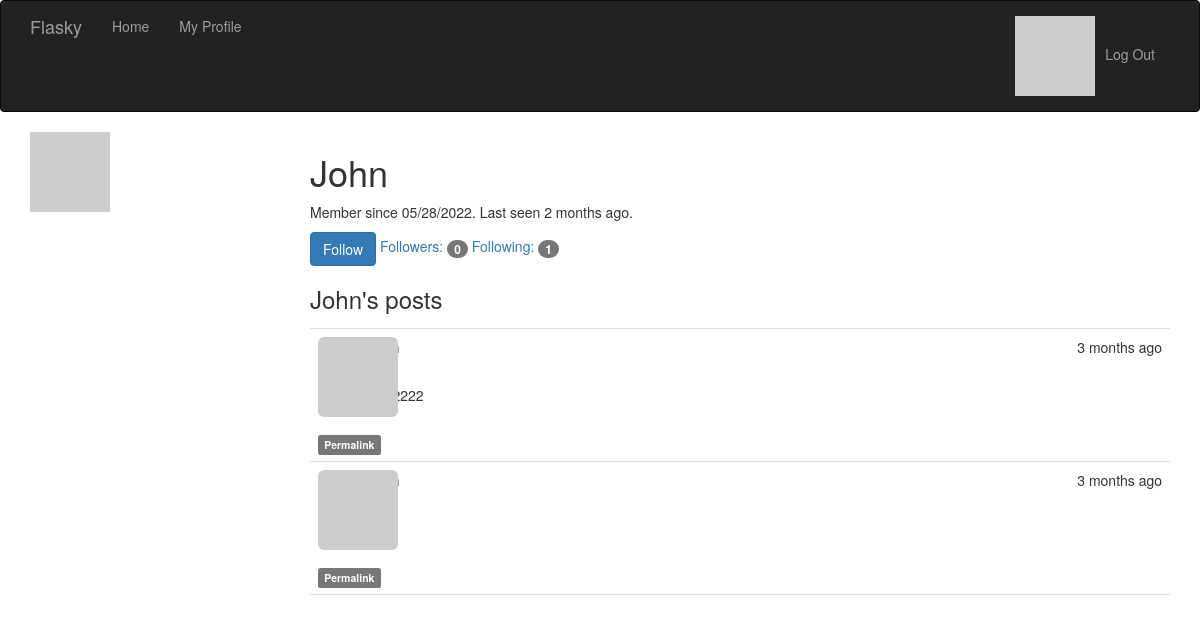
Screenshot of /user/John (signed in) with the database file from the repository.
### app/factories/__init__.py (models this page shows, shortened)
class GenericUser(User):
    __mapper_args__ = {
        "polymorphic_identity": "GenericUser",
    }

### app/models.py (models this page shows, shortened)
class Post(db.Model):
    __tablename__ = "posts"
    id = db.Column(db.Integer, primary_key=True)
    body = db.Column(db.Text)
    body_html = db.Column(db.Text)
    timestamp = db.Column(db.DateTime, index=True, default=datetime.utcnow)
    author_id = db.Column(db.Integer, db.ForeignKey('users.id'))
    comments: sqlalchemy.orm.Query = db.relationship('Comment',
                                foreign_keys = [Comment.post_id],
                                backref = db.backref('post', lazy = 'joined'),
                                lazy = 'dynamic',
                                cascade = 'all, delete-orphan')

### app/main/views.py (the view)
@main.route('/user/<username>')
def user(username):
    user = db.session.query(User).filter_by(username = username).first()
    if user is None:
        flash(f"User {username} not found")
        abort(404)
    posts = user.posts.order_by(Post.timestamp.desc()).all()
    return render_template("user.html", user = user, posts = posts)

### app/auth/views.py (called while the page is built)
@auth.before_app_request
def before_request():
    if current_user.is_authenticated:
        current_user.ping()

### app/main/__init__.py (called while the page is built)
@main.app_context_processor
def inject_permissions():
    return dict(Permission=Permission)

### app/models.py (called while the page is built)
@login_manager.user_loader
def load_user(user_id):
    return db.session.get(User, {"id": int(user_id)})

    def can(self, permission: str) -> bool:
        return self.role is not None and self.role.has_permission(permission)

    def is_administrator(self) -> bool:
        return self.can(Permission.ADMIN)

    def ping(self):
        self.last_seen = datetime.utcnow()
        db.session.add(self)
        db.session.commit()

    def gravatar(self, size=100, default='retro', rating='g'):
        url = "https://www.gravatar.com/avatar"
        hash = self.avatar_hash or self.gravatar_hash()
        return f'{url}/{hash}?s={size}&d={default}&r={rating}'

    def is_following(self, user):
        if user.id is None:
            return False
        return self.following.filter_by(
            following_id=user.id).first() is not None

    def has_permission(self, perm):
        return self.permissions & perm == perm

### app/templates/user.html (shortened to what this page needs)
{% extends "base.html" %}
{% block page_content %}
<img class="ïmg-rounded profile-thumbnail" src="{{ user.gravatar(size=256) }}">
<div class="profile-header">
    <h1>{{ user.username }}</h1>
    <p>Member since {{ moment(user.member_since).format('L') }}. Last seen {{ moment(user.last_seen).fromNow() }}.</p>
    <p>{% if current_user == user %} <a href="{{ url_for('main.edit_profile') }}">Edit your profile</a></p> {%endif%}
    <p>
    <div class="user-following-features">
        {% if current_user.is_authenticated and current_user.can(Permission.FOLLOW) and user != current_user%}
            {% if not current_user.is_following(user) %}
                <a class = "btn btn-primary" href="{{ url_for('main.follow', username = user.username) }}">Follow</a>
                {% else %}
                <a class = "btn btn-primary" href="{{ url_for('main.unfollow', username = user.username) }}">Unfollow</a>
            {% endif %}
        {%endif%}
        <a href="{{ url_for('main.followers', username=user.username) }}">Followers: <span class="badge">{{ user.followers.count() }}</span></a>
        <a href="{{ url_for('main.followings', username=user.username) }}">Following: <span class="badge">{{ user.following.count() }}</span></a>
    </div>
    <div class="user-posts">
        <h3> {{ user.username }}'s posts</h3>
        {% include '_posts.html' %}
    </div>
</div>
{% endblock %}

### app/templates/base.html (shortened to what this page needs)
{% extends "bootstrap/base.html" %}
{% block head %}
{{ super() }}
<link rel="stylesheet" type="text/css" href="{{ url_for('static', filename='styles.css') }}">
{% endblock %}
{% block navbar %}
<div class="navbar navbar-inverse" role="navigation">
    <div class="container">
        <div class="navbar-header">
            <a class="navbar-brand" href="/">Flasky</a>
        </div>
        <div class="navbar-collapse collapse">
            <ul class="nav navbar-nav">
                <li><a href="/">Home</a></li>
                {% if current_user.is_authenticated %}
                <li><a href="{{url_for('main.user', username=current_user.username) }}">My Profile</a></li>
                {%endif%}
            </ul>
            <ul class = "nav navbar-nav navbar-right">
                {% if current_user.is_authenticated %}
                <li><a href="{{url_for('auth.logout')}}">
                    <img src="{{ current_user.gravatar(size=18) }}" style="margin-right: 10px">Log Out</a></li>
                {% else %}
                <li><a href="{{url_for('auth.login')}}">Log In</a></li>
                {%endif%}
            </ul>
        </div>
    </div>
</div>
{% endblock %}
{%block content%}
<div class="container">
    {%block page_content%}
    {%endblock%}
</div>
{%endblock%}

### app/templates/_posts.html (shortened to what this page needs)
<ul class = "posts">
    {% for post in posts %}
    <li class = "post">
        <div class="profile-thumbnail">
            <a href = "{{url_for('main.user', username = post.author.username) }}">
                <img class="img-rounded profile-thumbnail"
                     src = "{{post.author.gravatar(size=40)}}">
            </a>
        </div>
        <div class ="post-date">{{ moment(post.timestamp).fromNow() }}</div>
        <div class="post-author">
            <a href = "{{url_for('main.user', username = post.author.username) }}">
            </a>
        </div>
        <div class="post-body">
            {% if post.body_html %}
                {{ post.body_html | safe }}
            {% else %}
                {{ post.body }}
            {% endif %}
        </div>
        <div>
            <a href = "{{url_for('main.post', id = post.id) }}">
                <span class="label label-default">Permalink</span>
            </a>
        </div>
    </li>
    {% endfor %}
</ul>

### app/static/styles.css (style rules this page uses)
.profile-thumbnail { position: absolute; }
.profile-header { min-height: 260px; margin-left: 280px; }
ul.posts { list-style-type: none; padding: 0px; margin: 16px 0px 0px 0px; border-top: 1px solid #e0e0e0; }
ul.posts li.post { padding: 8px; border-bottom: 1px solid #e0e0e0; }
div.post-date { float: right; }
div.post-author { margin-left: 48px; min-height: 48px; font-weight: bold; }
div.post-body { margin-left: 48px; min-height: 48px; }

### rows the page displays
GenericUser: username "John", member_since "05/28/2022", last_seen "2 months ago"
Post: timestamp "3 months ago"
Post: timestamp "3 months ago"

### other values shown
{{ user.followers.count() }} "0"
{{ user.following.count() }} "1"
